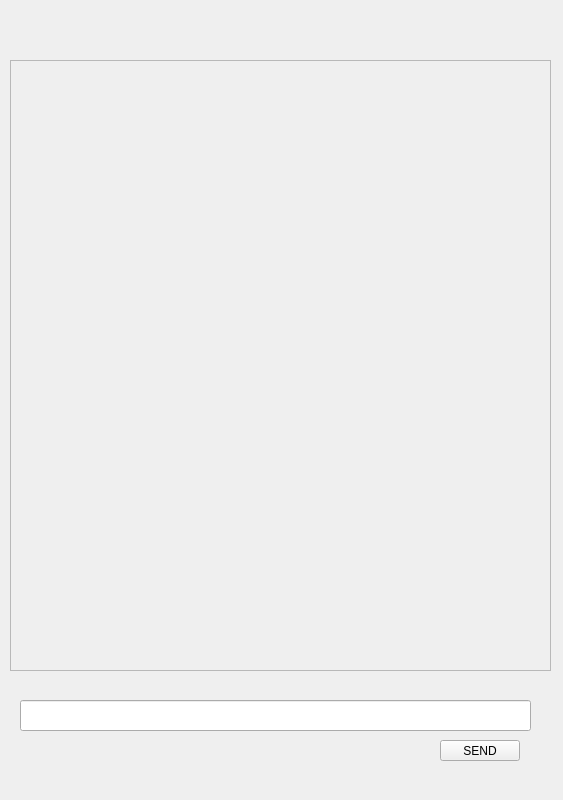
<?xml version="1.0" encoding="UTF-8"?>
<ui version="4.0">
 <class>message_with_user</class>
 <widget class="QWidget" name="message_with_user">
  <property name="geometry">
   <rect>
    <x>0</x>
    <y>0</y>
    <width>563</width>
    <height>800</height>
   </rect>
  </property>
  <property name="windowTitle">
   <string>Form</string>
  </property>
  <widget class="QScrollArea" name="chat_screen">
   <property name="geometry">
    <rect>
     <x>10</x>
     <y>60</y>
     <width>541</width>
     <height>611</height>
    </rect>
   </property>
   <property name="widgetResizable">
    <bool>true</bool>
   </property>
   <widget class="QWidget" name="scrollAreaWidgetContents">
    <property name="geometry">
     <rect>
      <x>0</x>
      <y>0</y>
      <width>539</width>
      <height>609</height>
     </rect>
    </property>
   </widget>
  </widget>
  <widget class="QLineEdit" name="user_input">
   <property name="geometry">
    <rect>
     <x>20</x>
     <y>700</y>
     <width>511</width>
     <height>31</height>
    </rect>
   </property>
  </widget>
  <widget class="QPushButton" name="send">
   <property name="geometry">
    <rect>
     <x>440</x>
     <y>740</y>
     <width>80</width>
     <height>21</height>
    </rect>
   </property>
   <property name="text">
    <string>SEND</string>
   </property>
  </widget>
  <widget class="QLabel" name="profile">
   <property name="geometry">
    <rect>
     <x>20</x>
     <y>10</y>
     <width>41</width>
     <height>41</height>
    </rect>
   </property>
   <property name="text">
    <string/>
   </property>
  </widget>
  <widget class="QLabel" name="user_name">
   <property name="geometry">
    <rect>
     <x>80</x>
     <y>20</y>
     <width>221</width>
     <height>21</height>
    </rect>
   </property>
   <property name="text">
    <string/>
   </property>
  </widget>
 </widget>
 <resources/>
 <connections/>
</ui>
